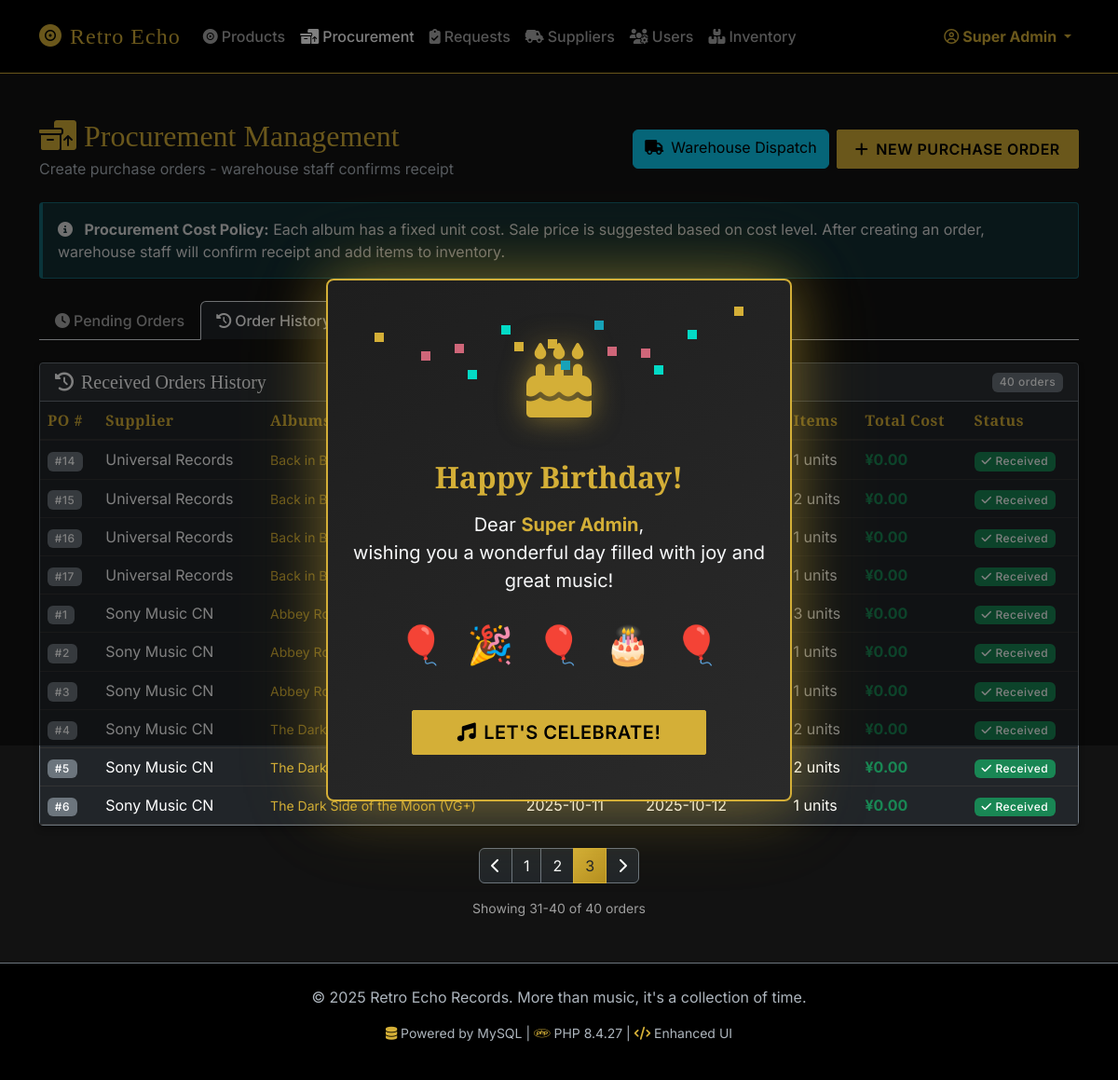
Page /admin/procurement.php?tab=history&history_page=3 (signed in) on the committed database.
### tables this page shows
CREATE TABLE SupplierOrder (
    SupplierOrderID INT AUTO_INCREMENT PRIMARY KEY,
    SupplierID INT NOT NULL,
    CreatedByEmployeeID INT NOT NULL,
    DestinationShopID INT,
    OrderDate DATETIME DEFAULT CURRENT_TIMESTAMP,
    Status ENUM('Pending', 'Received', 'Cancelled') DEFAULT 'Pending',
    ReceivedDate DATETIME,
    TotalCost DECIMAL(10,2),
    FOREIGN KEY (SupplierID) REFERENCES Supplier(SupplierID),
    FOREIGN KEY (CreatedByEmployeeID) REFERENCES Employee(EmployeeID),
    FOREIGN KEY (DestinationShopID) REFERENCES Shop(ShopID)
);

### includes/db_procedures.php (called while the page is built, shortened)
<?php
class DBProcedures {
    public static function getReleaseList($pdo) {
        try {
            return $pdo->query("SELECT * FROM vw_release_simple_list")->fetchAll();
        } catch (PDOException $e) {
            error_log("getReleaseList Error: " . $e->getMessage());
            return [];
        }
    }
    public static function getSupplierList($pdo) {
        try {
            return $pdo->query("SELECT * FROM vw_supplier_list")->fetchAll();
        } catch (PDOException $e) {
            error_log("getSupplierList Error: " . $e->getMessage());
            return [];
        }
    }
    public static function getPendingSupplierOrders($pdo) {
        try {
            return $pdo->query("SELECT * FROM vw_admin_supplier_orders WHERE Status = 'Pending' ORDER BY OrderDate DESC")->fetchAll();
        } catch (PDOException $e) {
            error_log("getPendingSupplierOrders Error: " . $e->getMessage());
            return [];
        }
    }
    public static function getReceivedSupplierOrdersPaginated($pdo, $limit, $offset) {
        try {
            $stmt = $pdo->prepare("SELECT * FROM vw_admin_supplier_orders WHERE Status = 'Received' ORDER BY ReceivedDate DESC LIMIT ? OFFSET ?");
            $stmt->execute([$limit, $offset]);
            return $stmt->fetchAll();
        } catch (PDOException $e) {
            error_log("getReceivedSupplierOrdersPaginated Error: " . $e->getMessage());
            return [];
        }
    }
    public static function getReceivedSupplierOrdersCount($pdo) {
        try {
            $stmt = $pdo->query("SELECT COUNT(*) as total FROM vw_admin_supplier_orders WHERE Status = 'Received'");
            $result = $stmt->fetch();
            return (int)$result['total'];
        } catch (PDOException $e) {
            error_log("getReceivedSupplierOrdersCount Error: " . $e->getMessage());
            return 0;
        }
    }
    public static function getShopIdByType($pdo, $shopType) {
        try {
            $stmt = $pdo->prepare("CALL sp_get_shop_id_by_type(?, @shop_id)");
            $stmt->execute([$shopType]);
            $result = $pdo->query("SELECT @shop_id AS shop_id")->fetch();
            return $result['shop_id'];
        } catch (PDOException $e) {
            error_log("getShopIdByType Error: " . $e->getMessage());
            return null;
        }
    }
}
?>

### includes/functions.php (called while the page is built, shortened)
<?php
require_once __DIR__ . '/db_procedures.php';
function h($string) {
    return htmlspecialchars($string ?? '', ENT_QUOTES, 'UTF-8');
}
function formatPrice($amount) {
    return '¥' . number_format((float)$amount, 2);
}
function getShopIdByType($pdo, $type) {
    try {
        $id = DBProcedures::getShopIdByType($pdo, $type);
        if ($id) {
            return $id;
        }
        return false;
    } catch (Exception $e) {
        error_log("DB Error in getShopIdByType: " . $e->getMessage());
        return false;
    }
}
function prepareProcurementPageData($pdo, $historyPage = 1, $historyPerPage = 15) {
    $warehouseId = getShopIdByType($pdo, 'Warehouse');
    $historyTotal = DBProcedures::getReceivedSupplierOrdersCount($pdo);
    $historyOffset = ($historyPage - 1) * $historyPerPage;
    return [
        'warehouse_id'    => $warehouseId,
        'suppliers'       => DBProcedures::getSupplierList($pdo),
        'releases'        => DBProcedures::getReleaseList($pdo),
        'pending_orders'  => DBProcedures::getPendingSupplierOrders($pdo),
        'received_orders' => DBProcedures::getReceivedSupplierOrdersPaginated($pdo, $historyPerPage, $historyOffset),
        'history_pagination' => getPaginationData($historyPage, $historyTotal, $historyPerPage)
    ];
}
function getPaginationData($currentPage, $totalItems, $perPage, $baseUrl = '?') {
    $totalPages = max(1, ceil($totalItems / $perPage));
    $currentPage = max(1, min($currentPage, $totalPages));
    $range = 2;
    $startPage = max(1, $currentPage - $range);
    $endPage = min($totalPages, $currentPage + $range);
    $pages = [];
    for ($i = $startPage; $i <= $endPage; $i++) {
        $pages[] = $i;
    }
    return [
        'current_page' => $currentPage,
        'total_pages' => $totalPages,
        'total_items' => $totalItems,
        'per_page' => $perPage,
        'pages' => $pages,
        'has_prev' => $currentPage > 1,
        'has_next' => $currentPage < $totalPages,
        'prev_page' => $currentPage - 1,
        'next_page' => $currentPage + 1,
        'offset' => ($currentPage - 1) * $perPage,
        'base_url' => $baseUrl
    ];
}
?>

### public/admin/procurement.php (the view, shortened to what this page needs)
<?php
require_once __DIR__ . '/../../includes/auth_guard.php';
require_once __DIR__ . '/../../includes/functions.php';
require_once __DIR__ . '/../../includes/db_procedures.php';
$historyPage = max(1, (int)($_GET['history_page'] ?? 1));
$historyPerPage = 15;
$pageData = prepareProcurementPageData($pdo, $historyPage, $historyPerPage);
$warehouseId = $pageData['warehouse_id'];
$pendingPOs = $pageData['pending_orders'];
$receivedPOs = $pageData['received_orders'] ?? [];
$historyPagination = $pageData['history_pagination'] ?? null;
$currentTab = $_GET['tab'] ?? 'pending';
require_once __DIR__ . '/../../includes/header.php';
?>
<div class="row mb-4">
    <div class="col-12 d-flex justify-content-between align-items-center">
        <div>
            <h2 class="text-warning mb-1"><i class="fa-solid fa-boxes-packing me-2"></i>Procurement Management</h2>
            <p class="text-secondary mb-0">Create purchase orders - warehouse staff confirms receipt</p>
        </div>
        <div class="d-flex gap-2">
            <a href="warehouse_dispatch.php" class="btn btn-info" <?= !$warehouseId ? 'disabled' : '' ?>>
                <i class="fa-solid fa-truck me-2"></i>Warehouse Dispatch
            </a>
            <button class="btn btn-warning" data-bs-toggle="modal" data-bs-target="#newPOModal" <?= !$warehouseId ? 'disabled' : '' ?>>
                <i class="fa-solid fa-plus me-2"></i>New Purchase Order
            </button>
        </div>
    </div>
</div>
<div class="alert alert-info mb-4">
    <i class="fa-solid fa-info-circle me-2"></i>
    <strong>Procurement Cost Policy:</strong> Each album has a fixed unit cost. Sale price is suggested based on cost level.
    After creating an order, warehouse staff will confirm receipt and add items to inventory.
</div>
<ul class="nav nav-tabs mb-4">
    <li class="nav-item">
        <a class="nav-link <?= $currentTab == 'pending' ? 'active bg-dark text-warning' : 'text-light' ?>" href="?tab=pending">
            <i class="fa-solid fa-clock me-1"></i>Pending Orders
        </a>
    </li>
    <li class="nav-item">
        <a class="nav-link <?= $currentTab == 'history' ? 'active bg-dark text-success' : 'text-light' ?>" href="?tab=history">
            <i class="fa-solid fa-history me-1"></i>Order History
        </a>
    </li>
</ul>
<?php if ($currentTab == 'pending'): ?>
<div class="card bg-dark border-secondary">
    <div class="card-header border-secondary d-flex justify-content-between align-items-center">
        <h5 class="card-title text-white mb-0"><i class="fa-solid fa-clock me-2"></i>Pending Shipments</h5>
        <small class="text-muted">Waiting for warehouse staff to confirm receipt</small>
    </div>
    <div class="table-responsive">
        <table class="table table-dark table-hover mb-0 align-middle">
            <thead>
                <tr>
                    <th>PO #</th>
                    <th>Supplier</th>
                    <th>Order Date</th>
                    <th>Items</th>
                    <th>Est. Cost</th>
                    <th>Status</th>
                </tr>
            </thead>
            <tbody>
                <?php foreach ($pendingPOs as $po): ?>
                <tr>
                    <td><span class="badge bg-info">#<?= $po['SupplierOrderID'] ?></span></td>
                    <td><?= h($po['SupplierName']) ?></td>
                    <td><?= date('Y-m-d', strtotime($po['OrderDate'])) ?></td>
                    <td><?= $po['TotalItems'] ?? 0 ?> units</td>
                    <td class="text-success fw-bold"><?= formatPrice($po['TotalCost'] ?? 0) ?></td>
                    <td>
                        <span class="badge bg-warning text-dark">
                            <i class="fa-solid fa-truck me-1"></i>Awaiting Warehouse
                        </span>
                    </td>
                </tr>
                <?php endforeach; ?>
                <?php if(empty($pendingPOs)): ?>
                    <tr><td colspan="6" class="text-center text-muted py-4">No pending orders. All shipments have been received.</td></tr>
                <?php endif; ?>
            </tbody>
        </table>
    </div>
</div>
<?php else: ?>
<div class="card bg-dark border-secondary">
    <div class="card-header border-secondary d-flex justify-content-between align-items-center">
        <h5 class="card-title text-white mb-0"><i class="fa-solid fa-history me-2"></i>Received Orders History</h5>
        <?php if ($historyPagination && $historyPagination['total_items'] > 0): ?>
        <span class="badge bg-secondary"><?= $historyPagination['total_items'] ?> orders</span>
        <?php endif; ?>
    </div>
    <div class="table-responsive">
        <table class="table table-dark table-hover mb-0 align-middle">
            <thead>
                <tr>
                    <th>PO #</th>
                    <th>Supplier</th>
                    <th>Albums (Condition)</th>
                    <th>Order Date</th>
                    <th>Received Date</th>
                    <th>Items</th>
                    <th>Total Cost</th>
                    <th>Status</th>
                </tr>
            </thead>
            <tbody>
                <?php foreach ($receivedPOs as $po): ?>
                <tr>
                    <td><span class="badge bg-secondary">#<?= $po['SupplierOrderID'] ?></span></td>
                    <td><?= h($po['SupplierName']) ?></td>
                    <td>
                        <small class="text-warning">
                            <?= h($po['Albums'] ?? 'N/A') ?>
                        </small>
                    </td>
                    <td><?= date('Y-m-d', strtotime($po['OrderDate'])) ?></td>
                    <td><?= $po['ReceivedDate'] ? date('Y-m-d', strtotime($po['ReceivedDate'])) : '-' ?></td>
                    <td><?= $po['TotalItems'] ?? 0 ?> units</td>
                    <td class="text-success fw-bold"><?= formatPrice($po['TotalCost'] ?? 0) ?></td>
                    <td><span class="badge bg-success"><i class="fa-solid fa-check me-1"></i>Received</span></td>
                </tr>
                <?php endforeach; ?>
            </tbody>
        </table>
    </div>
</div>
<?php if ($historyPagination && $historyPagination['total_pages'] > 1): ?>
<nav aria-label="Order history pagination" class="mt-4">
    <ul class="pagination justify-content-center">
        <li class="page-item <?= !$historyPagination['has_prev'] ? 'disabled' : '' ?>">
            <a class="page-link bg-dark border-secondary text-light"
               href="?tab=history&history_page=<?= $historyPagination['prev_page'] ?>">
                <i class="fa-solid fa-chevron-left"></i>
            </a>
        </li>
        <?php foreach ($historyPagination['pages'] as $p): ?>
            <?php if ($p === '...'): ?>
                <li class="page-item disabled">
                    <span class="page-link bg-dark border-secondary text-muted">...</span>
                </li>
            <?php else: ?>
                <li class="page-item <?= $p === $historyPagination['current_page'] ? 'active' : '' ?>">
                    <a class="page-link <?= $p === $historyPagination['current_page'] ? 'bg-warning text-dark border-warning' : 'bg-dark border-secondary text-light' ?>"
                       href="?tab=history&history_page=<?= $p ?>">
                        <?= $p ?>
                    </a>
                </li>
            <?php endif; ?>
        <?php endforeach; ?>
        <li class="page-item <?= !$historyPagination['has_next'] ? 'disabled' : '' ?>">
            <a class="page-link bg-dark border-secondary text-light"
               href="?tab=history&history_page=<?= $historyPagination['next_page'] ?>">
                <i class="fa-solid fa-chevron-right"></i>
            </a>
        </li>
    </ul>
    <div class="text-center text-muted small">
        Showing <?= $historyPagination['offset'] + 1 ?>-<?= min($historyPagination['offset'] + $historyPagination['per_page'], $historyPagination['total_items']) ?>
        of <?= $historyPagination['total_items'] ?> orders
    </div>
</nav>
<?php endif; ?>
<?php endif; ?>
<?php require_once __DIR__ . '/../../includes/footer.php'; ?>

### public/assets/css/style.css (style rules this page uses)
:root { --bs-body-bg: #121212; --bs-body-color: #e0e0e0; --primary-gold: #d4af37; --primary-gold-hover: #b59020; --secondary-dark: #1e1e1e; --accent-red: #cf6679; --accent-green: #03dac6; --border-color: #333; }
body { font-family: 'Inter', sans-serif; background-color: var(--bs-body-bg); color: var(--bs-body-color); }
h1, h2, h3, h4, h5, h6, .navbar-brand { font-family: 'Playfair Display', serif; color: #fff; }
.nav-link { color: #aaa !important; font-weight: 500; transition: color 0.3s; }
.nav-link:hover, .nav-link.active { color: #fff !important; }
.btn-warning, .btn-primary { background-color: var(--primary-gold); border-color: var(--primary-gold); color: #000; font-weight: 600; border-radius: 2px; text-transform: uppercase; letter-spacing: 0.5px; padding: 0.5rem 1.2rem; }
.card { background-color: var(--secondary-dark); border: 1px solid var(--border-color); border-radius: 4px; box-shadow: 0 4px 6px rgba(0,0,0,0.3); transition: transform 0.2s, box-shadow 0.2s; }
.card-header { background-color: rgba(255, 255, 255, 0.05); border-bottom: 1px solid var(--border-color); font-weight: 600; }
.table { color: #ccc; border-color: var(--border-color); }
.table thead th { color: var(--primary-gold); border-bottom-width: 2px; font-family: 'Playfair Display', serif; letter-spacing: 0.5px; }
.text-warning { color: var(--primary-gold) !important; }
.border-warning { border-color: var(--primary-gold) !important; }
.badge { font-weight: 500; letter-spacing: 0.5px; }

### public/assets/css/enhancements.css (style rules this page uses)
.alert { border-left: 4px solid; border-radius: 4px; animation: slideInDown 0.4s ease-out; }
.alert-info { border-left-color: #17a2b8 !important; background-color: rgba(23, 162, 184, 0.2) !important; color: #e0e0e0 !important; border: 1px solid rgba(23, 162, 184, 0.5) !important; border-left-width: 4px !important; }
.btn { position: relative; overflow: hidden; transition: all 0.3s ease; }
.btn::before { content: ''; position: absolute; top: 50%; left: 50%; width: 0; height: 0; border-radius: 50%; background: rgba(255, 255, 255, 0.3); transform: translate(-50%, -50%); transition: width 0.6s, height 0.6s; }
.pagination .page-link { background: var(--secondary-dark); border-color: #444; color: var(--primary-gold); transition: all 0.3s ease; }
.pagination .page-item.active .page-link { background: linear-gradient(135deg, var(--primary-gold), var(--primary-gold-hover)); border-color: var(--primary-gold); color: #000; }
.fade-in { animation: fadeIn 0.5s ease-in; }
.text-muted { color: #9e9e9e !important; }
.text-secondary { color: #adb5bd !important; }

### rows in the picture
supplierorder: SupplierOrderID "14", SupplierName "Universal Records", Albums "Back in Black (New)", OrderDate "2025-10-31", ReceivedDate "2025-11-01", TotalItems "1", TotalCost "¥0.00"
supplierorder: SupplierOrderID "15", SupplierName "Universal Records", Albums "Back in Black (Mint)", OrderDate "2025-10-31", ReceivedDate "2025-11-01", TotalItems "2", TotalCost "¥0.00"
supplierorder: SupplierOrderID "16", SupplierName "Universal Records", Albums "Back in Black (NM)", OrderDate "2025-10-31", ReceivedDate "2025-11-01", TotalItems "1", TotalCost "¥0.00"
supplierorder: SupplierOrderID "17", SupplierName "Universal Records", Albums "Back in Black (VG+)", OrderDate "2025-10-31", TotalItems "1", TotalCost "¥0.00"
supplierorder: SupplierOrderID "1", SupplierName "Sony Music CN", Albums "Abbey Road (New)", TotalItems "3", TotalCost "¥0.00"
supplierorder: SupplierOrderID "2", SupplierName "Sony Music CN", Albums "Abbey Road (Mint)", OrderDate "2025-10-11", ReceivedDate "2025-10-12", TotalItems "1", TotalCost "¥0.00"
supplierorder: SupplierOrderID "3", SupplierName "Sony Music CN", Albums "Abbey Road (VG+)", TotalItems "1", TotalCost "¥0.00"
supplierorder: SupplierOrderID "4", SupplierName "Sony Music CN", Albums "The Dark Side of the Moon (New)", TotalItems "2", TotalCost "¥0.00"
supplierorder: SupplierOrderID "5", SupplierName "Sony Music CN", Albums "The Dark Side of the Moon (Mint)", TotalItems "2", TotalCost "¥0.00"
supplierorder: SupplierOrderID "6", SupplierName "Sony Music CN", Albums "The Dark Side of the Moon (VG+)", OrderDate "2025-10-11", ReceivedDate "2025-10-12", TotalItems "1", TotalCost "¥0.00"

### other values in the picture
$_SESSION['username'] "Super Admin"
$_SESSION['birthday_name'] "Super Admin"
$historyPagination['total_items'] "40"
$p "1"
$p "2"
$p "3"
$historyPagination['offset'] + 1 "31"
phpversion() "8.4.27"
